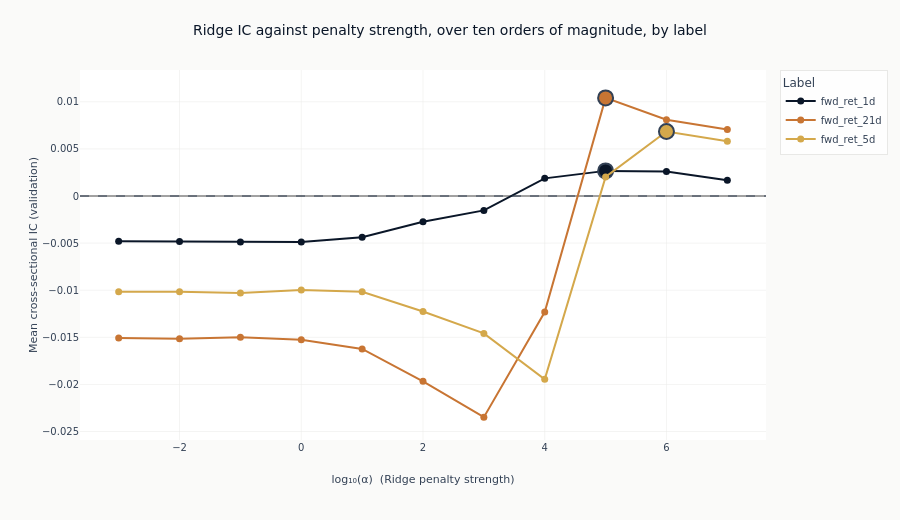

Notebook cell for this chart:
### Markdown cell above
### What shrinkage does on its own

The bar chart mixes three estimators. Tracing IC across the Ridge penalty alone isolates the
effect of shrinkage, with the estimator, the features and the folds all held fixed and only
`alpha` moving. The alpha is read from each configuration's declared parameters rather than
parsed out of its name, so the curve plots what was fitted.

One curve per label puts the three horizons on one pair of axes, which is the comparison
fitting them together exists to make: whether the penalty that helps most is the same strength
at every horizon, and whether the curve has the same shape at all.

### Code cell
ridge = (
    catalog.filter(pl.col("model_class") == "Ridge")
    .with_columns(
        alpha=pl.col("params").str.extract(r"alpha=([0-9.eE+-]+)").cast(pl.Float64),
    )
    .drop_nulls("alpha")
    .sort("label", "alpha")
)
if ridge.height:
    ridge_labels = [label for label in panel_labels if label in set(ridge.get_column("label"))]
    curve_colors = [COLORS["blue"], COLORS["copper"], COLORS["amber"]]
    fig_alpha = go.Figure()
    peaks = {}
    for index, label in enumerate(ridge_labels):
        series = ridge.filter(pl.col("label") == label)
        log_alpha = np.log10(series.get_column("alpha").to_numpy())
        ridge_ic = series.get_column("ic_mean").to_numpy()
        peak = int(np.argmax(ridge_ic))
        peaks[label] = (float(log_alpha[peak]), float(ridge_ic[peak]))
        fig_alpha.add_trace(
            go.Scatter(
                x=log_alpha,
                y=ridge_ic,
                mode="lines+markers",
                name=label,
                line=dict(color=curve_colors[index % len(curve_colors)], width=2),
                marker=dict(size=7, color=curve_colors[index % len(curve_colors)]),
            )
        )
        fig_alpha.add_trace(
            go.Scatter(
                x=[log_alpha[peak]],
                y=[ridge_ic[peak]],
                mode="markers",
                marker=dict(
                    size=15,
                    color=curve_colors[index % len(curve_colors)],
                    line=dict(width=2, color=COLORS["neutral"]),
                ),
                showlegend=False,
                hoverinfo="skip",
            )
        )
    fig_alpha.add_hline(y=0, line_width=1, line_dash="dash", line_color=COLORS["neutral"])
    fig_alpha.update_layout(
        title="Ridge IC against penalty strength, over ten orders of magnitude, by label",
        height=520,
        width=900,
        margin=dict(t=70),
        legend=dict(title_text="Label"),
    )
    fig_alpha.update_xaxes(title_text="log₁₀(α)  (Ridge penalty strength)", zeroline=False)
    fig_alpha.update_yaxes(title_text="Mean cross-sectional IC (validation)")
    peak_text = ", ".join(
        f"{label} at 1e{int(round(peaks[label][0]))} (IC {peaks[label][1]:+.3f})"
        for label in ridge_labels
    )
    show_plotly_with_alt(
        fig_alpha,
        "Line chart of mean validation information coefficient against the base-ten logarithm of "
        "the Ridge penalty, one line per label, against a dashed zero line. All three lines sit "
        "below zero at weak penalties, cross it within an order of magnitude of each other and "
        "peak near the strong end of the grid before easing back. The peak on each line is ringed: "
        f"{peak_text}.",
    )
else:
    print(
        "No declared label declares Ridge configurations, so there is no penalty sweep to trace. "
        "Which estimators this section can show is decided by the menus at "
        "config/training/*.yaml."
    )

### Figure 1 — Plotly figure (JSON) as saved in the notebook; plotly's stock layout.template omitted (floating-point values rounded to 4 significant figures)
{"data": [{"line": {"color": "#0a1628", "width": 2}, "marker": {"color": "#0a1628", "size": 7}, "mode": "lines+markers", "name": "fwd_ret_1d", "type": "scatter", "x": [-3.0, -2.0, -1.0, 0.0, 1.0, 2.0, 3.0, 4.0, 5.0, 6.0, 7.0], "y": [-0.004803, -0.004821, -0.004883, -0.004889, -0.004374, -0.00273, -0.001527, 0.001871, 0.002667, 0.00259, 0.00167]}, {"hoverinfo": "skip", "marker": {"color": "#0a1628", "line": {"color": "#334155", "width": 2}, "size": 15}, "mode": "markers", "showlegend": false, "type": "scatter", "x": [5.0], "y": [0.002667]}, {"line": {"color": "#C87533", "width": 2}, "marker": {"color": "#C87533", "size": 7}, "mode": "lines+markers", "name": "fwd_ret_21d", "type": "scatter", "x": [-3.0, -2.0, -1.0, 0.0, 1.0, 2.0, 3.0, 4.0, 5.0, 6.0, 7.0], "y": [-0.01507, -0.01515, -0.01499, -0.01527, -0.01623, -0.01967, -0.02347, -0.01231, 0.01041, 0.0081, 0.007068]}, {"hoverinfo": "skip", "marker": {"color": "#C87533", "line": {"color": "#334155", "width": 2}, "size": 15}, "mode": "markers", "showlegend": false, "type": "scatter", "x": [5.0], "y": [0.01041]}, {"line": {"color": "#D4A84B", "width": 2}, "marker": {"color": "#D4A84B", "size": 7}, "mode": "lines+markers", "name": "fwd_ret_5d", "type": "scatter", "x": [-3.0, -2.0, -1.0, 0.0, 1.0, 2.0, 3.0, 4.0, 5.0, 6.0, 7.0], "y": [-0.01017, -0.01017, -0.0103, -0.009968, -0.01016, -0.01226, -0.01458, -0.01946, 0.002021, 0.006846, 0.005813]}, {"hoverinfo": "skip", "marker": {"color": "#D4A84B", "line": {"color": "#334155", "width": 2}, "size": 15}, "mode": "markers", "showlegend": false, "type": "scatter", "x": [6.0], "y": [0.006846]}], "layout": {"height": 520, "legend": {"title": {"text": "Label"}}, "margin": {"t": 70}, "shapes": [{"line": {"color": "#334155", "dash": "dash", "width": 1}, "type": "line", "x0": 0, "x1": 1, "xref": "x domain", "y0": 0, "y1": 0, "yref": "y"}], "title": {"text": "Ridge IC against penalty strength, over ten orders of magnitude, by label"}, "width": 900, "xaxis": {"title": {"text": "log₁₀(α)  (Ridge penalty strength)"}, "zeroline": false}, "yaxis": {"title": {"text": "Mean cross-sectional IC (validation)"}}}}
